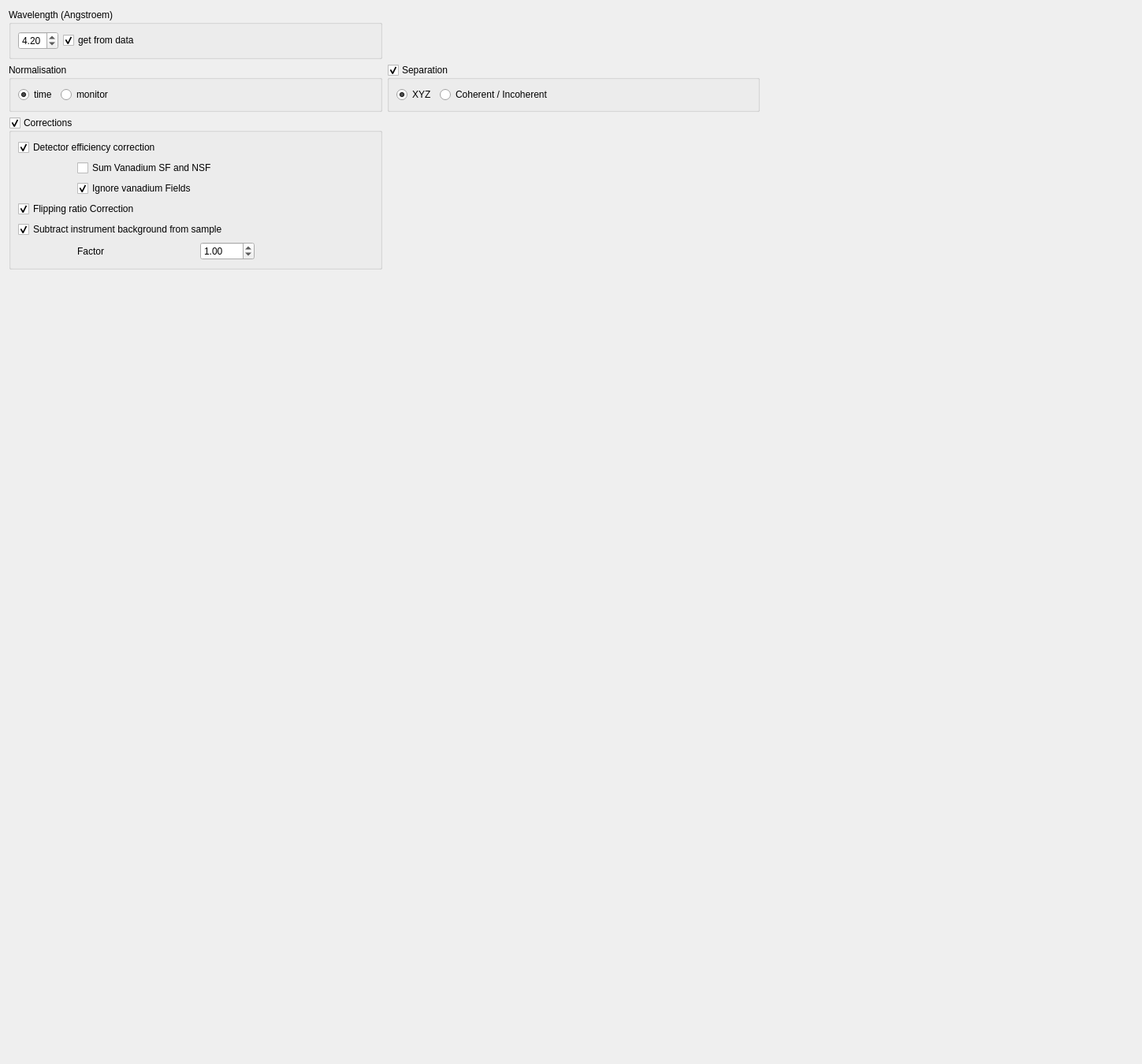
<?xml version="1.0" encoding="UTF-8"?>
<ui version="4.0">
 <class>Form</class>
 <widget class="QWidget" name="Form">
  <property name="geometry">
   <rect>
    <x>0</x>
    <y>0</y>
    <width>1449</width>
    <height>1350</height>
   </rect>
  </property>
  <property name="windowTitle">
   <string>Form</string>
  </property>
  <layout class="QGridLayout" name="gridLayout">
   <item row="4" column="0">
    <spacer name="verticalSpacer">
     <property name="orientation">
      <enum>Qt::Vertical</enum>
     </property>
     <property name="sizeHint" stdset="0">
      <size>
       <width>20</width>
       <height>40</height>
      </size>
     </property>
    </spacer>
   </item>
   <item row="1" column="3">
    <spacer name="horizontalSpacer">
     <property name="orientation">
      <enum>Qt::Horizontal</enum>
     </property>
     <property name="sizeHint" stdset="0">
      <size>
       <width>40</width>
       <height>20</height>
      </size>
     </property>
    </spacer>
   </item>
   <item row="0" column="0">
    <widget class="QGroupBox" name="groupBox">
     <property name="title">
      <string>Wavelength (Angstroem)</string>
     </property>
     <layout class="QHBoxLayout" name="horizontalLayout">
      <item>
       <widget class="QDoubleSpinBox" name="dSB_wavelength">
        <property name="maximum">
         <double>9.000000000000000</double>
        </property>
        <property name="singleStep">
         <double>0.100000000000000</double>
        </property>
        <property name="value">
         <double>4.200000000000000</double>
        </property>
       </widget>
      </item>
      <item>
       <widget class="QCheckBox" name="cB_get_wavelength">
        <property name="text">
         <string>get from data</string>
        </property>
        <property name="checked">
         <bool>true</bool>
        </property>
       </widget>
      </item>
      <item>
       <spacer name="horizontalSpacer_3">
        <property name="orientation">
         <enum>Qt::Horizontal</enum>
        </property>
        <property name="sizeHint" stdset="0">
         <size>
          <width>40</width>
          <height>20</height>
         </size>
        </property>
       </spacer>
      </item>
     </layout>
    </widget>
   </item>
   <item row="1" column="1">
    <widget class="QGroupBox" name="gB_separation">
     <property name="title">
      <string>Separation</string>
     </property>
     <property name="checkable">
      <bool>true</bool>
     </property>
     <property name="checked">
      <bool>true</bool>
     </property>
     <layout class="QHBoxLayout" name="horizontalLayout_7">
      <item>
       <widget class="QRadioButton" name="rB_separation_xyz">
        <property name="text">
         <string>XYZ</string>
        </property>
        <property name="checked">
         <bool>true</bool>
        </property>
       </widget>
      </item>
      <item>
       <widget class="QRadioButton" name="rB_separation_coh_inc">
        <property name="text">
         <string>Coherent / Incoherent</string>
        </property>
       </widget>
      </item>
      <item>
       <spacer name="horizontalSpacer_6">
        <property name="orientation">
         <enum>Qt::Horizontal</enum>
        </property>
        <property name="sizeHint" stdset="0">
         <size>
          <width>40</width>
          <height>20</height>
         </size>
        </property>
       </spacer>
      </item>
     </layout>
    </widget>
   </item>
   <item row="3" column="0">
    <widget class="QGroupBox" name="gB_corrections">
     <property name="title">
      <string>Corrections</string>
     </property>
     <property name="checkable">
      <bool>true</bool>
     </property>
     <property name="checked">
      <bool>true</bool>
     </property>
     <layout class="QGridLayout" name="gridLayout_5">
      <item row="2" column="1" colspan="4">
       <widget class="QCheckBox" name="cB_sum_vana_sf_nsf">
        <property name="text">
         <string>Sum Vanadium SF and NSF</string>
        </property>
       </widget>
      </item>
      <item row="0" column="0" colspan="4">
       <widget class="QCheckBox" name="cB_det_efficency">
        <property name="text">
         <string>Detector efficiency correction</string>
        </property>
        <property name="checked">
         <bool>true</bool>
        </property>
       </widget>
      </item>
      <item row="14" column="2">
       <widget class="QDoubleSpinBox" name="dSB_background_factor">
        <property name="singleStep">
         <double>0.100000000000000</double>
        </property>
        <property name="value">
         <double>1.000000000000000</double>
        </property>
       </widget>
      </item>
      <item row="3" column="1">
       <widget class="QCheckBox" name="cB_ignore_vana_fields">
        <property name="text">
         <string>Ignore vanadium Fields</string>
        </property>
        <property name="checked">
         <bool>true</bool>
        </property>
       </widget>
      </item>
      <item row="13" column="0" colspan="4">
       <widget class="QCheckBox" name="cB_substract_background_from_sample">
        <property name="text">
         <string>Subtract instrument background from sample</string>
        </property>
        <property name="checked">
         <bool>true</bool>
        </property>
       </widget>
      </item>
      <item row="14" column="1">
       <widget class="QLabel" name="l_background_factor">
        <property name="text">
         <string>Factor</string>
        </property>
       </widget>
      </item>
      <item row="4" column="0" colspan="5">
       <widget class="QCheckBox" name="cB_flipping_ratio">
        <property name="text">
         <string>Flipping ratio Correction</string>
        </property>
        <property name="checked">
         <bool>true</bool>
        </property>
       </widget>
      </item>
      <item row="7" column="1" colspan="3">
       <layout class="QHBoxLayout" name="horizontalLayout_multiple_scattering"/>
      </item>
      <item row="2" column="0">
       <spacer name="horizontalSpacer_2">
        <property name="orientation">
         <enum>Qt::Horizontal</enum>
        </property>
        <property name="sizeType">
         <enum>QSizePolicy::Fixed</enum>
        </property>
        <property name="sizeHint" stdset="0">
         <size>
          <width>40</width>
          <height>20</height>
         </size>
        </property>
       </spacer>
      </item>
     </layout>
    </widget>
   </item>
   <item row="1" column="0">
    <widget class="QGroupBox" name="gB_normalisation">
     <property name="title">
      <string>Normalisation</string>
     </property>
     <layout class="QHBoxLayout" name="horizontalLayout_5">
      <item>
       <widget class="QRadioButton" name="rB_norm_time">
        <property name="text">
         <string>time</string>
        </property>
        <property name="checked">
         <bool>true</bool>
        </property>
       </widget>
      </item>
      <item>
       <widget class="QRadioButton" name="rB_norm_monitor">
        <property name="text">
         <string>monitor</string>
        </property>
       </widget>
      </item>
      <item>
       <spacer name="horizontalSpacer_5">
        <property name="orientation">
         <enum>Qt::Horizontal</enum>
        </property>
        <property name="sizeHint" stdset="0">
         <size>
          <width>40</width>
          <height>20</height>
         </size>
        </property>
       </spacer>
      </item>
     </layout>
    </widget>
   </item>
  </layout>
 </widget>
 <resources/>
 <connections/>
</ui>
